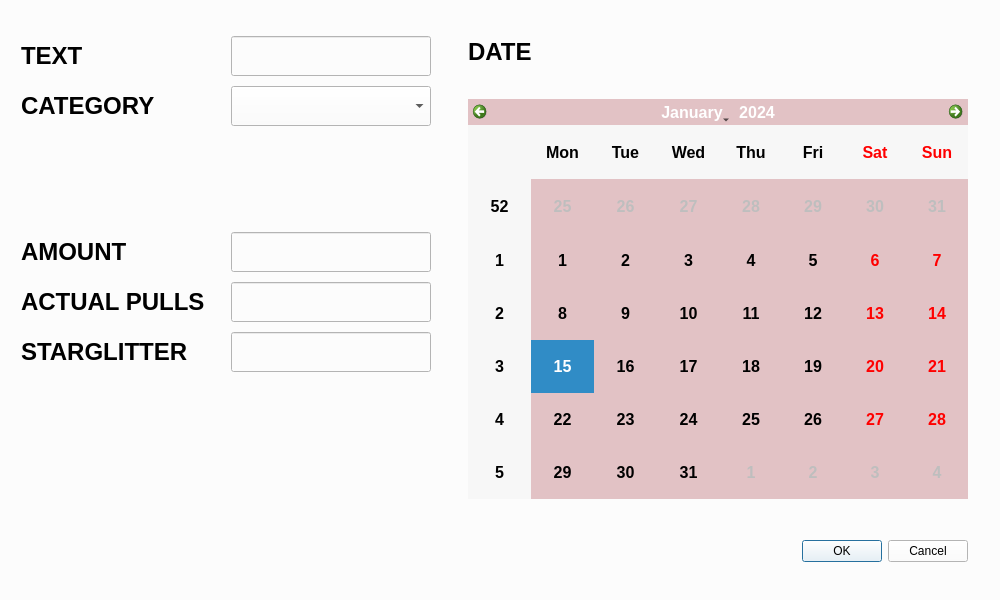
<?xml version="1.0" encoding="UTF-8"?>
<ui version="4.0">
 <class>Dialog</class>
 <widget class="QDialog" name="Dialog">
  <property name="geometry">
   <rect>
    <x>0</x>
    <y>0</y>
    <width>1000</width>
    <height>600</height>
   </rect>
  </property>
  <property name="sizePolicy">
   <sizepolicy hsizetype="Minimum" vsizetype="Minimum">
    <horstretch>0</horstretch>
    <verstretch>0</verstretch>
   </sizepolicy>
  </property>
  <property name="minimumSize">
   <size>
    <width>1000</width>
    <height>600</height>
   </size>
  </property>
  <property name="maximumSize">
   <size>
    <width>1000</width>
    <height>600</height>
   </size>
  </property>
  <property name="windowTitle">
   <string>Add Event</string>
  </property>
  <property name="windowOpacity">
   <double>0.900000000000000</double>
  </property>
  <property name="styleSheet">
   <string notr="true">background-color: rgb(252,252,252)</string>
  </property>
  <layout class="QHBoxLayout" name="horizontalLayout">
   <item>
    <layout class="QFormLayout" name="formLayout">
     <property name="horizontalSpacing">
      <number>10</number>
     </property>
     <property name="verticalSpacing">
      <number>10</number>
     </property>
     <property name="leftMargin">
      <number>10</number>
     </property>
     <property name="topMargin">
      <number>10</number>
     </property>
     <property name="rightMargin">
      <number>10</number>
     </property>
     <property name="bottomMargin">
      <number>10</number>
     </property>
     <item row="0" column="0" colspan="2">
      <spacer name="verticalSpacer_3">
       <property name="orientation">
        <enum>Qt::Vertical</enum>
       </property>
       <property name="sizeType">
        <enum>QSizePolicy::Fixed</enum>
       </property>
       <property name="sizeHint" stdset="0">
        <size>
         <width>20</width>
         <height>5</height>
        </size>
       </property>
      </spacer>
     </item>
     <item row="1" column="0">
      <widget class="QLabel" name="label">
       <property name="sizePolicy">
        <sizepolicy hsizetype="Minimum" vsizetype="Minimum">
         <horstretch>0</horstretch>
         <verstretch>0</verstretch>
        </sizepolicy>
       </property>
       <property name="minimumSize">
        <size>
         <width>200</width>
         <height>40</height>
        </size>
       </property>
       <property name="maximumSize">
        <size>
         <width>200</width>
         <height>40</height>
        </size>
       </property>
       <property name="font">
        <font>
         <family>MS Shell Dlg 2</family>
         <pointsize>18</pointsize>
         <weight>75</weight>
         <bold>true</bold>
        </font>
       </property>
       <property name="styleSheet">
        <string notr="true">background-color: rgb(252,252,252)</string>
       </property>
       <property name="text">
        <string>TEXT</string>
       </property>
       <property name="alignment">
        <set>Qt::AlignLeading|Qt::AlignLeft|Qt::AlignVCenter</set>
       </property>
      </widget>
     </item>
     <item row="1" column="1">
      <widget class="QLineEdit" name="lineDesc">
       <property name="sizePolicy">
        <sizepolicy hsizetype="Minimum" vsizetype="Minimum">
         <horstretch>0</horstretch>
         <verstretch>0</verstretch>
        </sizepolicy>
       </property>
       <property name="minimumSize">
        <size>
         <width>200</width>
         <height>40</height>
        </size>
       </property>
       <property name="maximumSize">
        <size>
         <width>200</width>
         <height>40</height>
        </size>
       </property>
       <property name="font">
        <font>
         <pointsize>12</pointsize>
         <weight>75</weight>
         <bold>true</bold>
        </font>
       </property>
       <property name="focusPolicy">
        <enum>Qt::ClickFocus</enum>
       </property>
       <property name="styleSheet">
        <string notr="true">background-color: rgb(252,252,252)</string>
       </property>
       <property name="dragEnabled">
        <bool>false</bool>
       </property>
      </widget>
     </item>
     <item row="2" column="0">
      <widget class="QLabel" name="label_2">
       <property name="sizePolicy">
        <sizepolicy hsizetype="Minimum" vsizetype="Minimum">
         <horstretch>0</horstretch>
         <verstretch>0</verstretch>
        </sizepolicy>
       </property>
       <property name="minimumSize">
        <size>
         <width>200</width>
         <height>40</height>
        </size>
       </property>
       <property name="maximumSize">
        <size>
         <width>200</width>
         <height>40</height>
        </size>
       </property>
       <property name="font">
        <font>
         <family>MS Shell Dlg 2</family>
         <pointsize>18</pointsize>
         <weight>75</weight>
         <bold>true</bold>
        </font>
       </property>
       <property name="styleSheet">
        <string notr="true">background-color: rgb(252,252,252)</string>
       </property>
       <property name="text">
        <string>CATEGORY</string>
       </property>
       <property name="alignment">
        <set>Qt::AlignLeading|Qt::AlignLeft|Qt::AlignVCenter</set>
       </property>
      </widget>
     </item>
     <item row="2" column="1">
      <widget class="QComboBox" name="catCombo">
       <property name="sizePolicy">
        <sizepolicy hsizetype="Minimum" vsizetype="Minimum">
         <horstretch>0</horstretch>
         <verstretch>0</verstretch>
        </sizepolicy>
       </property>
       <property name="minimumSize">
        <size>
         <width>200</width>
         <height>40</height>
        </size>
       </property>
       <property name="maximumSize">
        <size>
         <width>200</width>
         <height>40</height>
        </size>
       </property>
       <property name="font">
        <font>
         <pointsize>12</pointsize>
         <weight>75</weight>
         <bold>true</bold>
        </font>
       </property>
       <property name="focusPolicy">
        <enum>Qt::ClickFocus</enum>
       </property>
       <property name="styleSheet">
        <string notr="true">background-color: rgb(252,252,252)</string>
       </property>
       <property name="frame">
        <bool>true</bool>
       </property>
      </widget>
     </item>
     <item row="3" column="0" colspan="2">
      <spacer name="verticalSpacer_2">
       <property name="orientation">
        <enum>Qt::Vertical</enum>
       </property>
       <property name="sizeType">
        <enum>QSizePolicy::Preferred</enum>
       </property>
       <property name="sizeHint" stdset="0">
        <size>
         <width>20</width>
         <height>90</height>
        </size>
       </property>
      </spacer>
     </item>
     <item row="4" column="0">
      <widget class="QLabel" name="label_7">
       <property name="sizePolicy">
        <sizepolicy hsizetype="Minimum" vsizetype="Minimum">
         <horstretch>0</horstretch>
         <verstretch>0</verstretch>
        </sizepolicy>
       </property>
       <property name="minimumSize">
        <size>
         <width>200</width>
         <height>40</height>
        </size>
       </property>
       <property name="maximumSize">
        <size>
         <width>200</width>
         <height>40</height>
        </size>
       </property>
       <property name="font">
        <font>
         <pointsize>18</pointsize>
         <weight>75</weight>
         <bold>true</bold>
        </font>
       </property>
       <property name="text">
        <string>AMOUNT</string>
       </property>
       <property name="alignment">
        <set>Qt::AlignLeading|Qt::AlignLeft|Qt::AlignVCenter</set>
       </property>
      </widget>
     </item>
     <item row="4" column="1">
      <widget class="QLineEdit" name="lineEdit">
       <property name="sizePolicy">
        <sizepolicy hsizetype="Minimum" vsizetype="Minimum">
         <horstretch>0</horstretch>
         <verstretch>0</verstretch>
        </sizepolicy>
       </property>
       <property name="minimumSize">
        <size>
         <width>200</width>
         <height>40</height>
        </size>
       </property>
       <property name="maximumSize">
        <size>
         <width>200</width>
         <height>40</height>
        </size>
       </property>
       <property name="font">
        <font>
         <pointsize>12</pointsize>
         <weight>75</weight>
         <bold>true</bold>
        </font>
       </property>
       <property name="focusPolicy">
        <enum>Qt::ClickFocus</enum>
       </property>
      </widget>
     </item>
     <item row="5" column="0">
      <widget class="QLabel" name="label_8">
       <property name="sizePolicy">
        <sizepolicy hsizetype="Minimum" vsizetype="Minimum">
         <horstretch>0</horstretch>
         <verstretch>0</verstretch>
        </sizepolicy>
       </property>
       <property name="minimumSize">
        <size>
         <width>200</width>
         <height>40</height>
        </size>
       </property>
       <property name="maximumSize">
        <size>
         <width>200</width>
         <height>40</height>
        </size>
       </property>
       <property name="font">
        <font>
         <pointsize>18</pointsize>
         <weight>75</weight>
         <bold>true</bold>
        </font>
       </property>
       <property name="text">
        <string>ACTUAL PULLS</string>
       </property>
       <property name="alignment">
        <set>Qt::AlignLeading|Qt::AlignLeft|Qt::AlignVCenter</set>
       </property>
      </widget>
     </item>
     <item row="5" column="1">
      <widget class="QLineEdit" name="lineEdit_2">
       <property name="sizePolicy">
        <sizepolicy hsizetype="Minimum" vsizetype="Minimum">
         <horstretch>0</horstretch>
         <verstretch>0</verstretch>
        </sizepolicy>
       </property>
       <property name="minimumSize">
        <size>
         <width>200</width>
         <height>40</height>
        </size>
       </property>
       <property name="maximumSize">
        <size>
         <width>200</width>
         <height>40</height>
        </size>
       </property>
       <property name="font">
        <font>
         <pointsize>12</pointsize>
         <weight>75</weight>
         <bold>true</bold>
        </font>
       </property>
       <property name="focusPolicy">
        <enum>Qt::ClickFocus</enum>
       </property>
      </widget>
     </item>
     <item row="6" column="0">
      <widget class="QLabel" name="label_9">
       <property name="sizePolicy">
        <sizepolicy hsizetype="Minimum" vsizetype="Minimum">
         <horstretch>0</horstretch>
         <verstretch>0</verstretch>
        </sizepolicy>
       </property>
       <property name="minimumSize">
        <size>
         <width>200</width>
         <height>40</height>
        </size>
       </property>
       <property name="maximumSize">
        <size>
         <width>200</width>
         <height>40</height>
        </size>
       </property>
       <property name="font">
        <font>
         <pointsize>18</pointsize>
         <weight>75</weight>
         <bold>true</bold>
        </font>
       </property>
       <property name="text">
        <string>STARGLITTER</string>
       </property>
       <property name="alignment">
        <set>Qt::AlignLeading|Qt::AlignLeft|Qt::AlignVCenter</set>
       </property>
      </widget>
     </item>
     <item row="6" column="1">
      <widget class="QLineEdit" name="lineEdit_3">
       <property name="sizePolicy">
        <sizepolicy hsizetype="Minimum" vsizetype="Minimum">
         <horstretch>0</horstretch>
         <verstretch>0</verstretch>
        </sizepolicy>
       </property>
       <property name="minimumSize">
        <size>
         <width>200</width>
         <height>40</height>
        </size>
       </property>
       <property name="maximumSize">
        <size>
         <width>200</width>
         <height>40</height>
        </size>
       </property>
       <property name="font">
        <font>
         <pointsize>12</pointsize>
         <weight>75</weight>
         <bold>true</bold>
        </font>
       </property>
       <property name="focusPolicy">
        <enum>Qt::ClickFocus</enum>
       </property>
      </widget>
     </item>
     <item row="7" column="0" colspan="2">
      <spacer name="verticalSpacer">
       <property name="orientation">
        <enum>Qt::Vertical</enum>
       </property>
       <property name="sizeType">
        <enum>QSizePolicy::Preferred</enum>
       </property>
       <property name="sizeHint" stdset="0">
        <size>
         <width>20</width>
         <height>200</height>
        </size>
       </property>
      </spacer>
     </item>
    </layout>
   </item>
   <item>
    <layout class="QGridLayout" name="gridLayout_2">
     <item row="1" column="1">
      <widget class="QCalendarWidget" name="calendarEd">
       <property name="sizePolicy">
        <sizepolicy hsizetype="Minimum" vsizetype="Minimum">
         <horstretch>0</horstretch>
         <verstretch>0</verstretch>
        </sizepolicy>
       </property>
       <property name="minimumSize">
        <size>
         <width>500</width>
         <height>400</height>
        </size>
       </property>
       <property name="maximumSize">
        <size>
         <width>500</width>
         <height>400</height>
        </size>
       </property>
       <property name="font">
        <font>
         <family>MS Shell Dlg 2</family>
         <pointsize>12</pointsize>
         <weight>75</weight>
         <bold>true</bold>
        </font>
       </property>
       <property name="focusPolicy">
        <enum>Qt::ClickFocus</enum>
       </property>
       <property name="accessibleDescription">
        <string/>
       </property>
       <property name="styleSheet">
        <string notr="true">background-color: rgb(226,194,197)</string>
       </property>
       <property name="locale">
        <locale language="English" country="UnitedStates"/>
       </property>
       <property name="minimumDate">
        <date>
         <year>2001</year>
         <month>9</month>
         <day>11</day>
        </date>
       </property>
       <property name="maximumDate">
        <date>
         <year>2101</year>
         <month>9</month>
         <day>11</day>
        </date>
       </property>
       <property name="firstDayOfWeek">
        <enum>Qt::Monday</enum>
       </property>
       <property name="horizontalHeaderFormat">
        <enum>QCalendarWidget::ShortDayNames</enum>
       </property>
      </widget>
     </item>
     <item row="0" column="0">
      <spacer name="horizontalSpacer">
       <property name="orientation">
        <enum>Qt::Horizontal</enum>
       </property>
       <property name="sizeHint" stdset="0">
        <size>
         <width>40</width>
         <height>20</height>
        </size>
       </property>
      </spacer>
     </item>
     <item row="3" column="1">
      <widget class="QDialogButtonBox" name="okButtons">
       <property name="sizePolicy">
        <sizepolicy hsizetype="Minimum" vsizetype="Minimum">
         <horstretch>0</horstretch>
         <verstretch>0</verstretch>
        </sizepolicy>
       </property>
       <property name="minimumSize">
        <size>
         <width>200</width>
         <height>20</height>
        </size>
       </property>
       <property name="maximumSize">
        <size>
         <width>500</width>
         <height>30</height>
        </size>
       </property>
       <property name="font">
        <font>
         <family>MS Shell Dlg 2</family>
         <pointsize>18</pointsize>
         <weight>75</weight>
         <bold>true</bold>
        </font>
       </property>
       <property name="focusPolicy">
        <enum>Qt::ClickFocus</enum>
       </property>
       <property name="toolTip">
        <string/>
       </property>
       <property name="statusTip">
        <string/>
       </property>
       <property name="whatsThis">
        <string/>
       </property>
       <property name="accessibleName">
        <string/>
       </property>
       <property name="accessibleDescription">
        <string/>
       </property>
       <property name="layoutDirection">
        <enum>Qt::LeftToRight</enum>
       </property>
       <property name="styleSheet">
        <string notr="true">background-color: rgb(252,252,252)</string>
       </property>
       <property name="locale">
        <locale language="English" country="UnitedStates"/>
       </property>
       <property name="standardButtons">
        <set>QDialogButtonBox::Cancel|QDialogButtonBox::Ok</set>
       </property>
       <property name="centerButtons">
        <bool>false</bool>
       </property>
      </widget>
     </item>
     <item row="0" column="2">
      <spacer name="horizontalSpacer_2">
       <property name="orientation">
        <enum>Qt::Horizontal</enum>
       </property>
       <property name="sizeHint" stdset="0">
        <size>
         <width>40</width>
         <height>20</height>
        </size>
       </property>
      </spacer>
     </item>
     <item row="0" column="1">
      <widget class="QLabel" name="label_5">
       <property name="sizePolicy">
        <sizepolicy hsizetype="Minimum" vsizetype="Minimum">
         <horstretch>0</horstretch>
         <verstretch>0</verstretch>
        </sizepolicy>
       </property>
       <property name="minimumSize">
        <size>
         <width>150</width>
         <height>40</height>
        </size>
       </property>
       <property name="maximumSize">
        <size>
         <width>150</width>
         <height>40</height>
        </size>
       </property>
       <property name="font">
        <font>
         <family>MS Shell Dlg 2</family>
         <pointsize>18</pointsize>
         <weight>75</weight>
         <bold>true</bold>
        </font>
       </property>
       <property name="styleSheet">
        <string notr="true">background-color: rgb(252,252,252)</string>
       </property>
       <property name="text">
        <string>DATE</string>
       </property>
      </widget>
     </item>
     <item row="2" column="1">
      <spacer name="verticalSpacer_4">
       <property name="orientation">
        <enum>Qt::Vertical</enum>
       </property>
       <property name="sizeType">
        <enum>QSizePolicy::Fixed</enum>
       </property>
       <property name="sizeHint" stdset="0">
        <size>
         <width>20</width>
         <height>10</height>
        </size>
       </property>
      </spacer>
     </item>
    </layout>
   </item>
  </layout>
 </widget>
 <resources/>
 <connections>
  <connection>
   <sender>okButtons</sender>
   <signal>accepted()</signal>
   <receiver>Dialog</receiver>
   <slot>accept()</slot>
   <hints>
    <hint type="sourcelabel">
     <x>490</x>
     <y>244</y>
    </hint>
    <hint type="destinationlabel">
     <x>157</x>
     <y>274</y>
    </hint>
   </hints>
  </connection>
  <connection>
   <sender>okButtons</sender>
   <signal>rejected()</signal>
   <receiver>Dialog</receiver>
   <slot>reject()</slot>
   <hints>
    <hint type="sourcelabel">
     <x>516</x>
     <y>250</y>
    </hint>
    <hint type="destinationlabel">
     <x>286</x>
     <y>274</y>
    </hint>
   </hints>
  </connection>
 </connections>
</ui>
